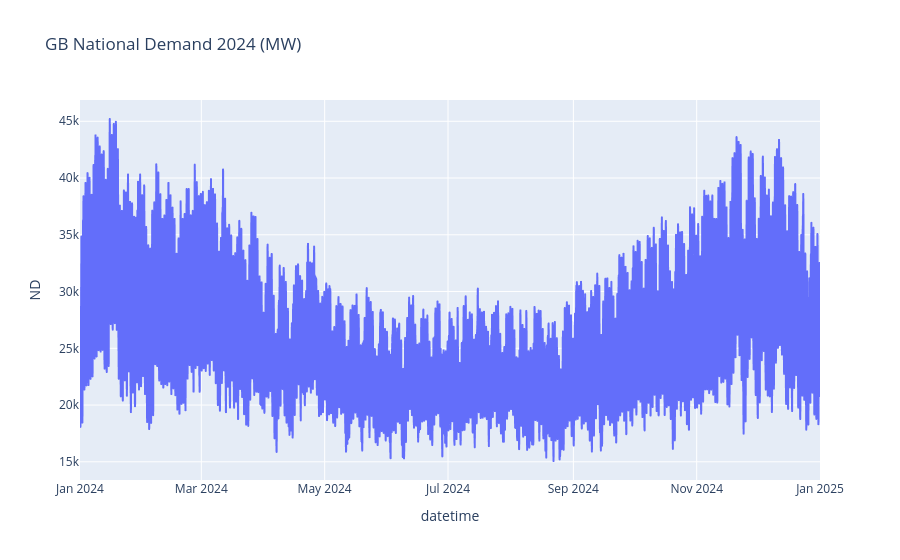

The code cell stored with this chart in its notebook:
### Code cell
# Parse the date and create a proper datetime index
df['SETTLEMENT_DATE'] = pd.to_datetime(df['SETTLEMENT_DATE'], format='%d-%b-%Y')

# Create a single datetime column combining date and settlement period
# Each period is 30 minutes, period 1 starts at 00:00
df['datetime'] = df['SETTLEMENT_DATE'] + pd.to_timedelta((df['SETTLEMENT_PERIOD'] - 1) * 30, unit='m')

df = df.set_index('datetime')
df = df.sort_index()

# Quick plot of National Demand
import plotly.express as px

fig = px.line(df, y='ND', title='GB National Demand 2024 (MW)')
fig.show()

### Figure 1 — Plotly figure (JSON) as saved in the notebook; plotly's stock layout.template omitted (floating-point values rounded to 4 significant figures; data arrays with more than 128 entries replaced by an {"elided": "..."} marker saying what was removed)
{"data": [{"hovertemplate": "datetime=%{x}<br>ND=%{y}<extra></extra>", "legendgroup": "", "line": {"color": "#636efa", "dash": "solid"}, "marker": {"symbol": "circle"}, "mode": "lines", "name": "", "showlegend": false, "type": "scattergl", "x": {"elided": "17568 str values"}, "xaxis": "x", "y": {"elided": "17568 int values"}, "yaxis": "y"}], "layout": {"legend": {"tracegroupgap": 0}, "title": {"text": "GB National Demand 2024 (MW)"}, "xaxis": {"anchor": "y", "domain": [0, 1], "title": {"text": "datetime"}}, "yaxis": {"anchor": "x", "domain": [0, 1], "title": {"text": "ND"}}}}
